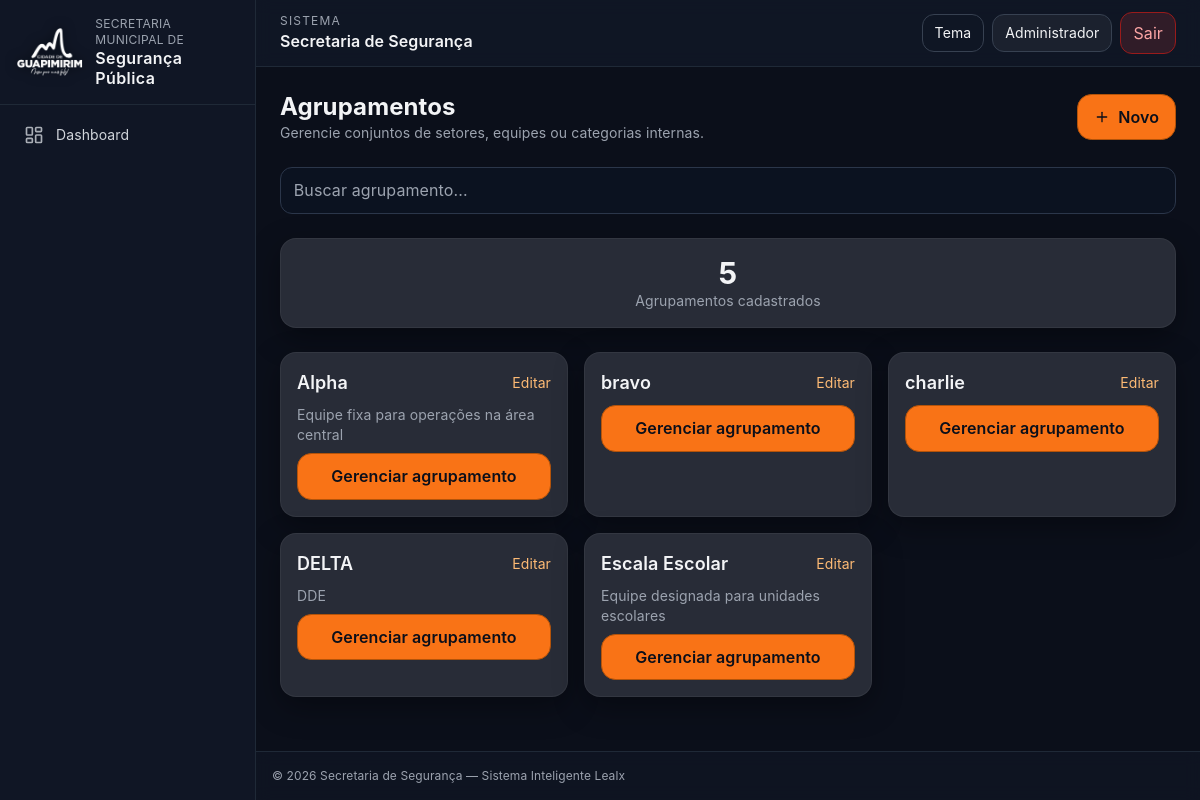
Screenshot of /modules/groups/index.php (signed in) with the database file from the repository.
### tables this page shows
CREATE TABLE `groups` (
  `id` int(11) NOT NULL,
  `name` varchar(80) NOT NULL,
  `description` varchar(200) DEFAULT NULL
);

### core/utils.php (called while the page is built, shortened)
<?php
function h($v){ return htmlspecialchars((string)$v, ENT_QUOTES, 'UTF-8'); }

### modules/groups/index.php (the view, shortened to what this page needs)
<?php
require __DIR__.'/../../core/db.php';
require __DIR__.'/../../core/utils.php';
$groups = [];
try {
  $groups = $pdo->query("SELECT id, name, description FROM groups ORDER BY name")->fetchAll();
} catch (Throwable $e) {
  $err = "Erro ao carregar agrupamentos: ".$e->getMessage();
}
require __DIR__.'/../../inc/header.php';
?>
<div class="flex items-center justify-between mb-6">
  <div>
      <h1 class="text-2xl font-bold">Agrupamentos</h1>
      <p class="text-gray-400 text-sm">Gerencie conjuntos de setores, equipes ou categorias internas.</p>
  </div>
  <a href="manage.php" class="btn"><i data-lucide="plus" class="w-4 h-4"></i> Novo</a>
</div>
<div class="mb-6">
    <input
        id="searchInput"
        type="text"
        placeholder="Buscar agrupamento..."
        class="input w-full"
        onkeyup="filterCards()"
    >
</div>
<div class="card p-4 mb-6 text-center border border-white/5">
    <span class="text-3xl font-bold"><?=count($groups)?></span>
    <p class="text-sm text-gray-400">Agrupamentos cadastrados</p>
</div>
<?php if (!$groups): ?>
  <div class="card text-gray-400 p-4">
      Nenhum agrupamento cadastrado.
      <a href="manage.php" class="text-orange-300 hover:underline">Criar agora →</a>
  </div>
<?php else: ?>
  <div id="groupList" class="grid md:grid-cols-2 lg:grid-cols-3 gap-4">
    <?php foreach ($groups as $g): ?>
    <div class="group-card card p-4 transition hover:scale-[1.02] hover:border-orange-400/30 border border-white/5">
        <div class="flex items-center justify-between mb-2">
            <h2 class="font-semibold text-lg"><?=h($g['name'])?></h2>
            <a href="manage.php?id=<?=$g['id']?>" class="text-orange-300 hover:underline text-sm">Editar</a>
        </div>
        <p class="text-gray-400 text-sm mb-2"><?=h($g['description'])?></p>
        <a href="manage.php?id=<?=$g['id']?>"
           class="btn btn-sm block text-center mt-2">
           Gerenciar agrupamento
        </a>
    </div>
    <?php endforeach; ?>
  </div>
<?php endif; ?>
<?php require __DIR__.'/../../inc/footer.php'; ?>

### assets/css/app.css (style rules this page uses)
:root { --accent:#f97316; }
body { font-family:system-ui,-apple-system,Segoe UI,Roboto,Ubuntu;letter-spacing:.1px }
a { transition:color .2s ease }
.btn { background:var(--accent);padding:.6rem 1rem;border-radius:12px }
.input { background:#0b1220;border:1px solid #374151;color:#e5e7eb;padding:.5rem;border-radius:.5rem;width:100% }
:root { --ring: 0 0% 100%; }
* { outline:0 }
html,body { scroll-behavior:smooth }
body { font-family:Inter,system-ui,-apple-system,Segoe UI,Roboto,Ubuntu }
.card { background: color-mix(in oklab, #0b0f1a 85%, #fff 15%); border:1px solid #202a3b; border-radius:1rem; padding:1rem; box-shadow:0 10px 30px rgba(0,0,0,.35) }
.input, .select, textarea { width:100%; padding:.65rem .8rem; border-radius:.75rem; background:#0b1220; color:#e5e7eb; border:1px solid #2b364a }
.btn { display:inline-flex; align-items:center; justify-content:center; gap:.5rem; padding:.65rem 1rem; border-radius:.9rem; font-weight:600; background:#f97316; color:#0b0f1a; border:1px solid #b45309 }

### rows the page displays
groups: name "Alpha", description "Equipe fixa para operações na área central"
groups: name "bravo"
groups: name "charlie"
groups: name "DELTA", description "DDE"
groups: name "Escala Escolar", description "Equipe designada para unidades escolares"

### other values shown
$label "Dashboard"
$uname "Administrador"
count($groups) "5"
